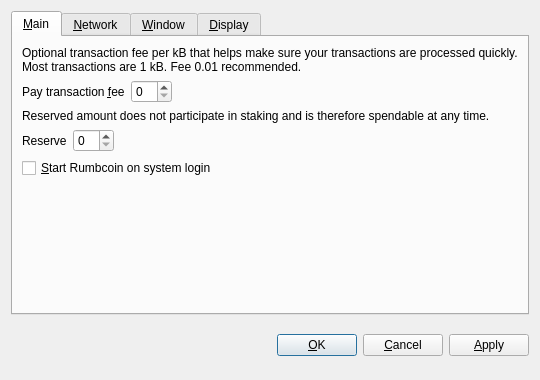
<?xml version="1.0" encoding="UTF-8"?>
<ui version="4.0">
 <class>OptionsDialog</class>
 <widget class="QDialog" name="OptionsDialog">
  <property name="geometry">
   <rect>
    <x>0</x>
    <y>0</y>
    <width>540</width>
    <height>380</height>
   </rect>
  </property>
  <property name="windowTitle">
   <string>Options</string>
  </property>
  <property name="modal">
   <bool>true</bool>
  </property>
  <layout class="QVBoxLayout" name="verticalLayout">
   <item>
    <widget class="QTabWidget" name="tabWidget">
     <property name="tabPosition">
      <enum>QTabWidget::North</enum>
     </property>
     <property name="currentIndex">
      <number>0</number>
     </property>
     <widget class="QWidget" name="tabMain">
      <attribute name="title">
       <string>&amp;Main</string>
      </attribute>
      <layout class="QVBoxLayout" name="verticalLayout_Main">
       <item>
        <widget class="QLabel" name="transactionFeeInfoLabel">
         <property name="text">
          <string>Optional transaction fee per kB that helps make sure your transactions are processed quickly. Most transactions are 1 kB. Fee 0.01 recommended.</string>
         </property>
         <property name="textFormat">
          <enum>Qt::PlainText</enum>
         </property>
         <property name="wordWrap">
          <bool>true</bool>
         </property>
        </widget>
       </item>
       <item>
        <layout class="QHBoxLayout" name="horizontalLayoutFee">
         <item>
          <widget class="QLabel" name="transactionFeeLabel">
           <property name="text">
            <string>Pay transaction &amp;fee</string>
           </property>
           <property name="textFormat">
            <enum>Qt::PlainText</enum>
           </property>
           <property name="buddy">
            <cstring>transactionFee</cstring>
           </property>
          </widget>
         </item>
         <item>
          <widget class="BitcoinAmountField" name="transactionFee"/>
         </item>
         <item>
          <spacer name="horizontalSpacerFee">
           <property name="orientation">
            <enum>Qt::Horizontal</enum>
           </property>
           <property name="sizeHint" stdset="0">
            <size>
             <width>40</width>
             <height>20</height>
            </size>
           </property>
          </spacer>
         </item>
        </layout>
       </item>
       <item>
        <widget class="QLabel" name="reserveBalanceInfoLabel">
         <property name="text">
          <string>Reserved amount does not participate in staking and is therefore spendable at any time.</string>
         </property>
         <property name="textFormat">
          <enum>Qt::PlainText</enum>
         </property>
         <property name="wordWrap">
          <bool>true</bool>
         </property>
        </widget>
       </item>
       <item>
        <layout class="QHBoxLayout" name="horizontalLayoutReserveBalance">
         <item>
          <widget class="QLabel" name="reserveBalanceLabel">
           <property name="text">
            <string>Reserve</string>
           </property>
           <property name="textFormat">
            <enum>Qt::PlainText</enum>
           </property>
           <property name="buddy">
            <cstring>reserveBalance</cstring>
           </property>
          </widget>
         </item>
         <item>
          <widget class="BitcoinAmountField" name="reserveBalance"/>
         </item>
         <item>
          <spacer name="horizontalSpacerReserveBalance">
           <property name="orientation">
            <enum>Qt::Horizontal</enum>
           </property>
           <property name="sizeHint" stdset="0">
            <size>
             <width>40</width>
             <height>20</height>
            </size>
           </property>
          </spacer>
         </item>
        </layout>
       </item>
       <item>
        <widget class="QCheckBox" name="bitcoinAtStartup">
         <property name="toolTip">
          <string>Automatically start Rumbcoin after logging in to the system.</string>
         </property>
         <property name="text">
          <string>&amp;Start Rumbcoin on system login</string>
         </property>
        </widget>
       </item>
       <item>
        <spacer name="verticalSpacer_Main">
         <property name="orientation">
          <enum>Qt::Vertical</enum>
         </property>
         <property name="sizeHint" stdset="0">
          <size>
           <width>20</width>
           <height>40</height>
          </size>
         </property>
        </spacer>
       </item>
      </layout>
     </widget>
     <widget class="QWidget" name="tabNetwork">
      <attribute name="title">
       <string>&amp;Network</string>
      </attribute>
      <layout class="QVBoxLayout" name="verticalLayout_Network">
       <item>
        <widget class="QCheckBox" name="mapPortUpnp">
         <property name="toolTip">
          <string>Automatically open the Rumbcoin client port on the router. This only works when your router supports UPnP and it is enabled.</string>
         </property>
         <property name="text">
          <string>Map port using &amp;UPnP</string>
         </property>
        </widget>
       </item>
       <item>
        <widget class="QCheckBox" name="connectSocks">
         <property name="toolTip">
          <string>Connect to the Rumbcoin network through a SOCKS proxy (e.g. when connecting through Tor).</string>
         </property>
         <property name="text">
          <string>&amp;Connect through SOCKS proxy:</string>
         </property>
        </widget>
       </item>
       <item>
        <layout class="QHBoxLayout" name="horizontalLayout_Network">
         <item>
          <widget class="QLabel" name="proxyIpLabel">
           <property name="text">
            <string>Proxy &amp;IP:</string>
           </property>
           <property name="textFormat">
            <enum>Qt::PlainText</enum>
           </property>
           <property name="buddy">
            <cstring>proxyIp</cstring>
           </property>
          </widget>
         </item>
         <item>
          <widget class="QValidatedLineEdit" name="proxyIp">
           <property name="maximumSize">
            <size>
             <width>140</width>
             <height>16777215</height>
            </size>
           </property>
           <property name="toolTip">
            <string>IP address of the proxy (e.g. 127.0.0.1)</string>
           </property>
          </widget>
         </item>
         <item>
          <widget class="QLabel" name="proxyPortLabel">
           <property name="text">
            <string>&amp;Port:</string>
           </property>
           <property name="textFormat">
            <enum>Qt::PlainText</enum>
           </property>
           <property name="buddy">
            <cstring>proxyPort</cstring>
           </property>
          </widget>
         </item>
         <item>
          <widget class="QLineEdit" name="proxyPort">
           <property name="maximumSize">
            <size>
             <width>55</width>
             <height>16777215</height>
            </size>
           </property>
           <property name="toolTip">
            <string>Port of the proxy (e.g. 9050)</string>
           </property>
          </widget>
         </item>
         <item>
          <widget class="QLabel" name="socksVersionLabel">
           <property name="text">
            <string>SOCKS &amp;Version:</string>
           </property>
           <property name="textFormat">
            <enum>Qt::PlainText</enum>
           </property>
           <property name="buddy">
            <cstring>socksVersion</cstring>
           </property>
          </widget>
         </item>
         <item>
          <widget class="QValueComboBox" name="socksVersion">
           <property name="toolTip">
            <string>SOCKS version of the proxy (e.g. 5)</string>
           </property>
          </widget>
         </item>
         <item>
          <spacer name="horizontalSpacer_Network">
           <property name="orientation">
            <enum>Qt::Horizontal</enum>
           </property>
           <property name="sizeHint" stdset="0">
            <size>
             <width>40</width>
             <height>20</height>
            </size>
           </property>
          </spacer>
         </item>
        </layout>
       </item>
       <item>
        <spacer name="verticalSpacer_Network">
         <property name="orientation">
          <enum>Qt::Vertical</enum>
         </property>
         <property name="sizeHint" stdset="0">
          <size>
           <width>20</width>
           <height>40</height>
          </size>
         </property>
        </spacer>
       </item>
      </layout>
     </widget>
     <widget class="QWidget" name="tabWindow">
      <attribute name="title">
       <string>&amp;Window</string>
      </attribute>
      <layout class="QVBoxLayout" name="verticalLayout_Window">
       <item>
        <widget class="QCheckBox" name="minimizeToTray">
         <property name="toolTip">
          <string>Show only a tray icon after minimizing the window.</string>
         </property>
         <property name="text">
          <string>&amp;Minimize to the tray instead of the taskbar</string>
         </property>
        </widget>
       </item>
       <item>
        <widget class="QCheckBox" name="minimizeOnClose">
         <property name="toolTip">
          <string>Minimize instead of exit the application when the window is closed. When this option is enabled, the application will be closed only after selecting Quit in the menu.</string>
         </property>
         <property name="text">
          <string>M&amp;inimize on close</string>
         </property>
        </widget>
       </item>
       <item>
        <spacer name="verticalSpacer_Window">
         <property name="orientation">
          <enum>Qt::Vertical</enum>
         </property>
         <property name="sizeHint" stdset="0">
          <size>
           <width>20</width>
           <height>40</height>
          </size>
         </property>
        </spacer>
       </item>
      </layout>
     </widget>
     <widget class="QWidget" name="tabDisplay">
      <attribute name="title">
       <string>&amp;Display</string>
      </attribute>
      <layout class="QVBoxLayout" name="verticalLayout_Display">
       <item>
        <layout class="QHBoxLayout" name="horizontalLayout_1_Display">
         <item>
          <widget class="QLabel" name="langLabel">
           <property name="text">
            <string>User Interface &amp;language:</string>
           </property>
           <property name="textFormat">
            <enum>Qt::PlainText</enum>
           </property>
           <property name="buddy">
            <cstring>lang</cstring>
           </property>
          </widget>
         </item>
         <item>
          <widget class="QValueComboBox" name="lang">
           <property name="toolTip">
            <string>The user interface language can be set here. This setting will take effect after restarting Rumbcoin.</string>
           </property>
          </widget>
         </item>
        </layout>
       </item>
       <item>
        <layout class="QHBoxLayout" name="horizontalLayout_2_Display">
         <item>
          <widget class="QLabel" name="unitLabel">
           <property name="text">
            <string>&amp;Unit to show amounts in:</string>
           </property>
           <property name="textFormat">
            <enum>Qt::PlainText</enum>
           </property>
           <property name="buddy">
            <cstring>unit</cstring>
           </property>
          </widget>
         </item>
         <item>
          <widget class="QValueComboBox" name="unit">
           <property name="toolTip">
            <string>Choose the default subdivision unit to show in the interface and when sending coins.</string>
           </property>
          </widget>
         </item>
        </layout>
       </item>
       <item>
        <widget class="QCheckBox" name="displayAddresses">
         <property name="toolTip">
          <string>Whether to show Rumbcoin addresses in the transaction list or not.</string>
         </property>
         <property name="text">
          <string>&amp;Display addresses in transaction list</string>
         </property>
        </widget>
       </item>
       <item>
        <widget class="QCheckBox" name="coinControlFeatures">
         <property name="toolTip">
          <string>Whether to show coin control features or not.</string>
         </property>
         <property name="text">
          <string>Display coin &amp;control features (experts only!)</string>
         </property>
        </widget>
       </item>
       <item>
        <spacer name="verticalSpacer_Display">
         <property name="orientation">
          <enum>Qt::Vertical</enum>
         </property>
         <property name="sizeHint" stdset="0">
          <size>
           <width>20</width>
           <height>40</height>
          </size>
         </property>
        </spacer>
       </item>
      </layout>
     </widget>
    </widget>
   </item>
   <item>
    <layout class="QHBoxLayout" name="horizontalLayout_Buttons">
     <item>
      <spacer name="horizontalSpacer_1">
       <property name="orientation">
        <enum>Qt::Horizontal</enum>
       </property>
       <property name="sizeHint" stdset="0">
        <size>
         <width>40</width>
         <height>48</height>
        </size>
       </property>
      </spacer>
     </item>
     <item>
      <widget class="QLabel" name="statusLabel">
       <property name="font">
        <font>
         <weight>75</weight>
         <bold>true</bold>
        </font>
       </property>
       <property name="text">
        <string/>
       </property>
       <property name="textFormat">
        <enum>Qt::PlainText</enum>
       </property>
       <property name="wordWrap">
        <bool>true</bool>
       </property>
      </widget>
     </item>
     <item>
      <spacer name="horizontalSpacer_2">
       <property name="orientation">
        <enum>Qt::Horizontal</enum>
       </property>
       <property name="sizeHint" stdset="0">
        <size>
         <width>40</width>
         <height>48</height>
        </size>
       </property>
      </spacer>
     </item>
     <item>
      <widget class="QPushButton" name="okButton">
       <property name="text">
        <string>&amp;OK</string>
       </property>
      </widget>
     </item>
     <item>
      <widget class="QPushButton" name="cancelButton">
       <property name="text">
        <string>&amp;Cancel</string>
       </property>
       <property name="autoDefault">
        <bool>false</bool>
       </property>
      </widget>
     </item>
     <item>
      <widget class="QPushButton" name="applyButton">
       <property name="text">
        <string>&amp;Apply</string>
       </property>
       <property name="autoDefault">
        <bool>false</bool>
       </property>
      </widget>
     </item>
    </layout>
   </item>
  </layout>
 </widget>
 <customwidgets>
  <customwidget>
   <class>BitcoinAmountField</class>
   <extends>QSpinBox</extends>
   <header>bitcoinamountfield.h</header>
  </customwidget>
  <customwidget>
   <class>QValueComboBox</class>
   <extends>QComboBox</extends>
   <header>qvaluecombobox.h</header>
  </customwidget>
  <customwidget>
   <class>QValidatedLineEdit</class>
   <extends>QLineEdit</extends>
   <header>qvalidatedlineedit.h</header>
  </customwidget>
 </customwidgets>
 <resources/>
 <connections/>
</ui>
